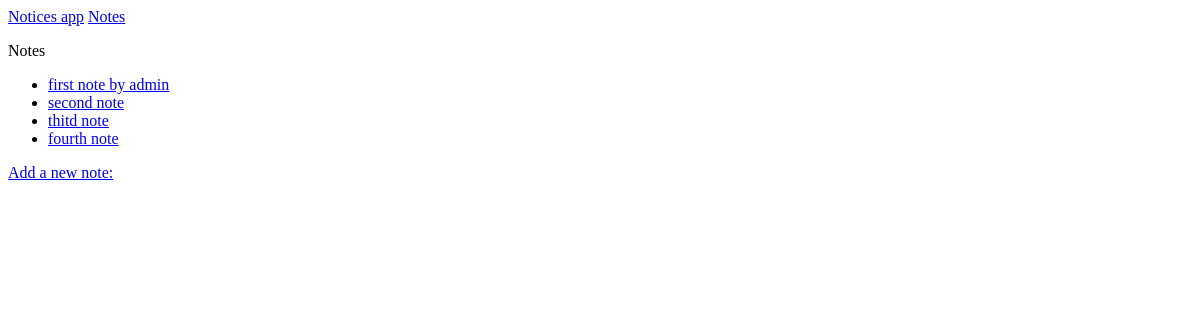
Before: /notes/ with the older database file.
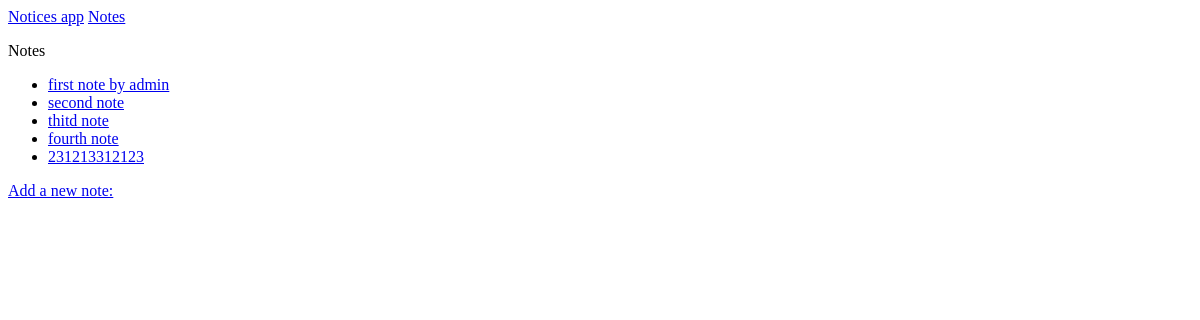
After: the same page with the newer database file.
### notices/models.py (models this page shows)
class Note(models.Model):
    text = models.CharField(max_length=600)
    date_added = models.DateTimeField(auto_now_add=True)
    def __str__(self):
        return self.text

### notices/views.py (the view)
# urls.py: path('notes/', views.notes, name='notes'),
def notes(request):
    notes = Note.objects.order_by('date_added')
    context = {'notes': notes}
    return render(request, 'notices/notes.html', context)

### notices/templates/notices/notes.html
{% extends "notices/base.html" %}
{% block content %}
  <p>Notes</p>
  <ul>
    {% for note in notes %}
      <li>
        <a href="{% url 'notices:note' note.id %}">{{ note }}</a>
      </li>
    {% empty %}
      <li>No notes have been added yet.</li>
    {% endfor %}
  </ul>
    <a href="{% url 'notices:new_note' %}">Add a new note:</a>
{% endblock content %}

Changed rows visible on the page:
added Note: text "231213312123"
